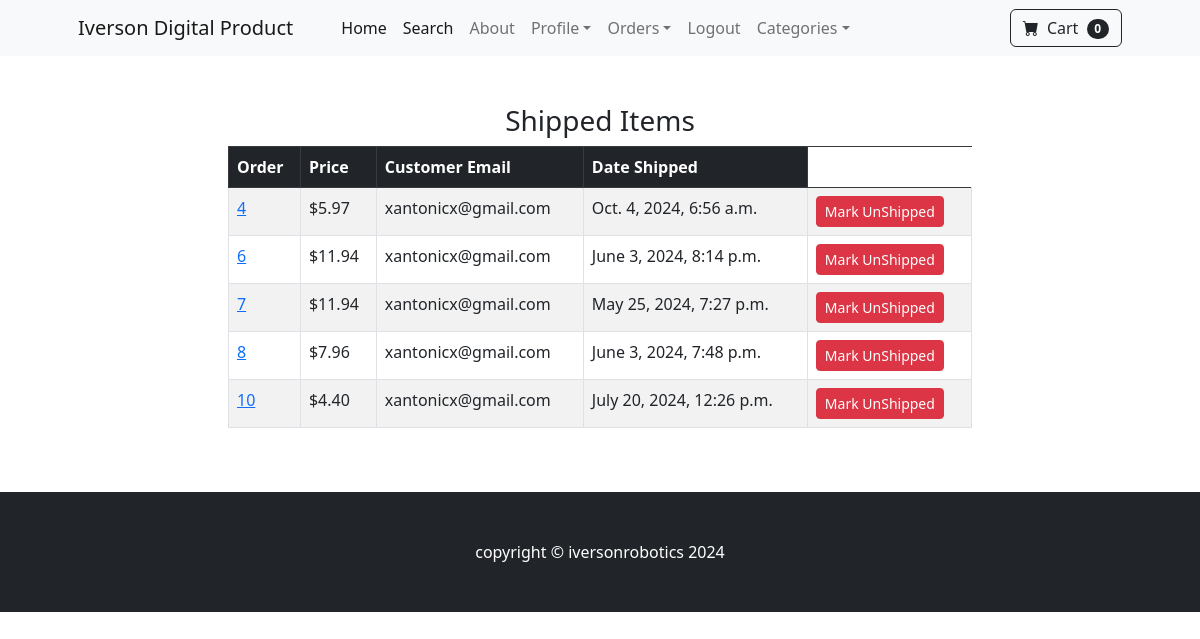
The page /payment/shipped_dash (signed in) on the database its author committed.
### payment/models.py (models this page shows, shortened)
class Order(models.Model):
	user = models.ForeignKey(User, on_delete=models.CASCADE, null=True, blank=True)
	full_name = models.CharField(max_length=250)
	email = models.EmailField(max_length=250)
	shipping_address = models.TextField(max_length=15000)
	amount_paid = models.DecimalField(max_digits=7, decimal_places=2)
	date_ordered = models.DateTimeField(auto_now_add=True)
	shipped = models.BooleanField(default=False)
	date_shipped = models.DateTimeField(blank=True, null=True)

### payment/views.py (the view, shortened to what this page needs)
# urls.py: path('shipped_dash', views.shipped_dash, name="shipped_dash"),
def shipped_dash(request):
	if request.user.is_authenticated and request.user.is_superuser:
		orders = Order.objects.filter(shipped=True)
		return render(request, "payment/shipped_dash.html", {"orders":orders})
	else:
		messages.success(request, "Access Denied")
		return redirect('home')

### cart/cart.py (called while the page is built)
	def __len__(self):
		return len(self.cart)

### cart/context_processors.py (called while the page is built)
def cart(request):
	return {'cart': Cart(request)}

### payment/templates/payment/shipped_dash.html (shortened to what this page needs)
{% extends 'base.html' %}
{% block content %}
        <div class="container">
        	<div class="row">
        		<center>
        			<div class="col-8">
        				<br/><br/>
<h3>Shipped Items</h3>
<table class="table table-striped table-hover table-bordered">
  <thead class="table table-dark">
    <tr>
      <th scope="col">Order</th>
      <th scope="col">Price</th>
      <th scope="col">Customer Email</th>
      <th scope="col">Date Shipped</th>
    </tr>
  </thead>
  <tbody>
    {% for item in orders %}
    <tr>
      <td><a href="{% url 'orders' item.id %}">{{ item.id }}</a></td>
      <td>${{ item.amount_paid }}</td>
      <td>{{ item.email }}</td>
      <td>{{ item.date_shipped }}</td>
        <td>
          <form method="POST">
            <button type="Submit" class="btn btn-danger btn-sm">Mark UnShipped</button>
          </form>
        </td>
    </tr>
    {% endfor %}
  </tbody>
</table>
<br/><br/>
        			</div>
        		</center>
        	</div>
        </div>
{% endblock %}

### rows shown on the page
Order: id "4", amount_paid "5.97", email "xantonicx@gmail.com", date_shipped "Oct. 4, 2024, 6:56 a.m."
Order: id "6", amount_paid "11.94", email "xantonicx@gmail.com", date_shipped "June 3, 2024, 8:14 p.m."
Order: id "7", amount_paid "11.94", email "xantonicx@gmail.com", date_shipped "May 25, 2024, 7:27 p.m."
Order: id "8", amount_paid "7.96", email "xantonicx@gmail.com", date_shipped "June 3, 2024, 7:48 p.m."
Order: id "10", amount_paid "4.40", email "xantonicx@gmail.com", date_shipped "July 20, 2024, 12:26 p.m."

### other values the page prints
{{ cart|length }} "0"
